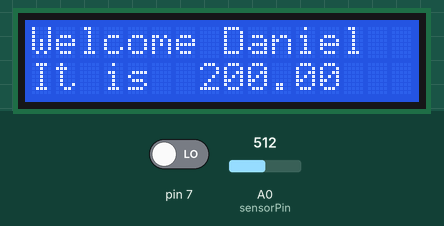
Recording of a sketch running on a simulated Arduino Uno, built with avr-gcc and run on an emulated ATmega328P. Shown: 16×2 character LCD. The inputs (shaded band) are chosen by the test bench; at power-on: A0 (sensorPin) = 512, pin 7 LOW. What the sketch prints to the serial monitor is not drawn.

Above: at 1.2 s.
1.3 s: A0 (sensorPin) set to 716
At 10.4 s:
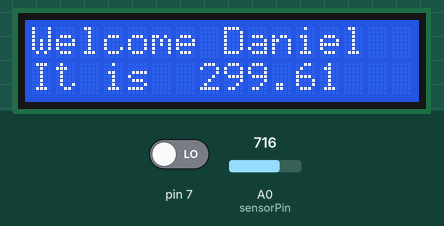
11.5 s: A0 (sensorPin) set to 900
At 20.5 s:
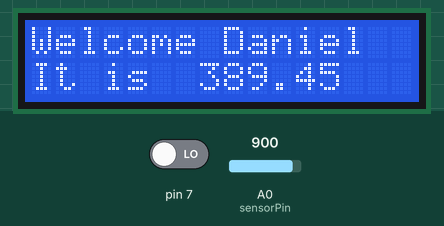
21.5 s: A0 (sensorPin) set to 1023
At 30.7 s:
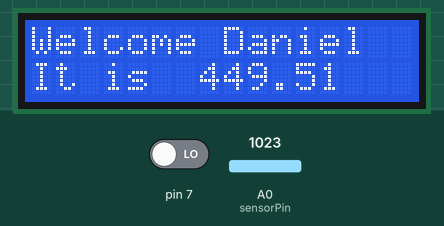
Timing chart, 0 to 32.2 s (numbered marks = the images above; inputs shaded):
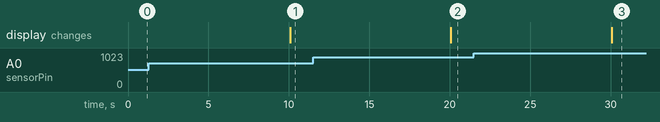

Measured:
- after the input at 1.3 s, the display: changes after 8.8 s (image 1)
- after the input at 11.5 s, the display: changes after 8.6 s (image 2)
- after the input at 21.5 s, the display: changes after 8.6 s (image 3)

The sketch:

Analog_Temperature_with_Display.ino
```cpp
#include <LiquidCrystal.h>

const int sensorPin = A0;
int switchPin = 0;

LiquidCrystal lcd(12, 11, 5, 4, 3, 2);

void setup() {
  pinMode(7, INPUT);
  Serial.begin(9600);
  lcd.begin(16,2);
  lcd.print("Welcome Daniel");
  lcd.setCursor(0,1);
  lcd.print("It is ");
  lcd.setCursor(12,1);
  lcd.print("C");

}

void loop() {
 /*int myTime = millis()/1000;
 lcd.print(myTime);
 delay(500);*/

 int sensorVal = analogRead(sensorPin);
 int switchPin = digitalRead(7);

 Serial.println(switchPin);

 Serial.print("Sensor value: ");
 Serial.print(sensorVal);

//ADC reading
 float voltage = (sensorVal/1024.0) * 5.0;
 Serial.print(" , Volts: ");
 Serial.print(voltage);

 float temperature = (voltage - .5) * 100;
 Serial.print(" , degrees C: ");
 Serial.println(temperature);
 lcd.setCursor(0,0);


 lcd.setCursor(7, 1);
 lcd.print(temperature);

  delay(10000);

}
```
